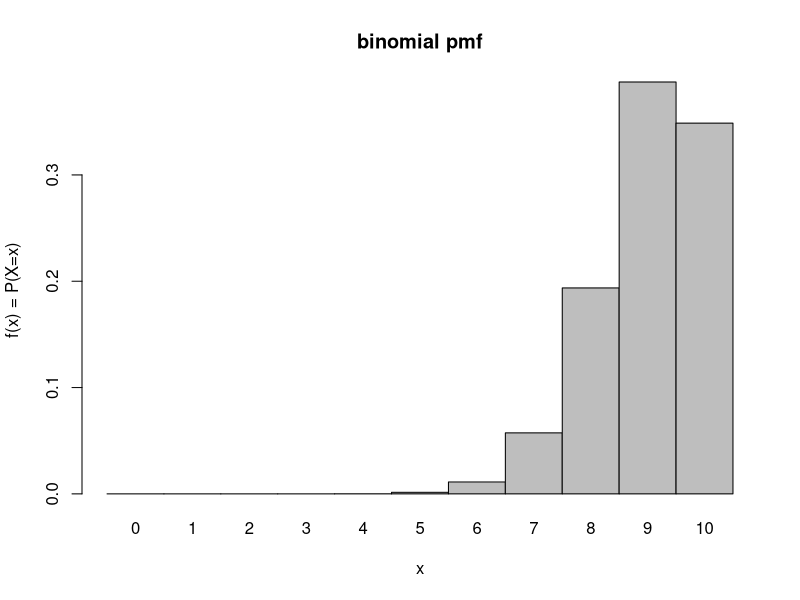

The R source for this figure:
# Generates the pmf and CDF for X ~ BIN(n,p)
# Last updated 01/15/2014 @ 10:45am

# Input your desired parameters n and p below

n<-10
p<-.9

# This command creates the sample space of X
# x is number of successes observed in n trials

x<-0:n

# This command computes the pmf, f(x) = P(X=x)
# Probabilities are rounded to 4 decimal places

pmf<-round(dbinom(x,n,p),4)

# This command computes the CDF, F(X) = P(X<=x), and 1-CDF, P(X>x)
# The pbinom function is a summation of the dbinom function
# In other words, pbinom(x,n,p) = sum(dbinom(0:x,n,p))
# Probabilities are rounded to 4 decimal places

CDF1<-round(pbinom(x,n,p),4)
CDF2<-round(pbinom(x,n,p,F),4)

# This command creates a table for the pmf, CDF, and 1-CDF

distribution<-data.frame(Num.Succ=x,
                         Prob.eq.x=pmf,
                         Prob.leq.x=CDF1,
                         Prob.grt.x=CDF2)

#These commands plot the pmf, CDF, and 1 - CDF
barplot(pmf,
        space=0,
        main="binomial pmf",
        names=x,
        xlab="x", 
        ylab="f(x) = P(X=x)")
# barplot(CDF1,
#         space=0,
#         main="binomial CDF",
#         names=x,
#         xlab="x", 
#         ylab="F(x) = P(X<=x)")
# barplot(CDF2,
#         space=0,
#         main="1 - binomial CDF",
#         names=x,
#         xlab="x", 
#         ylab="1 - F(x) = P(X>x)")
# 
# # This command prints out the probability table
# print(distribution, row.names=F)